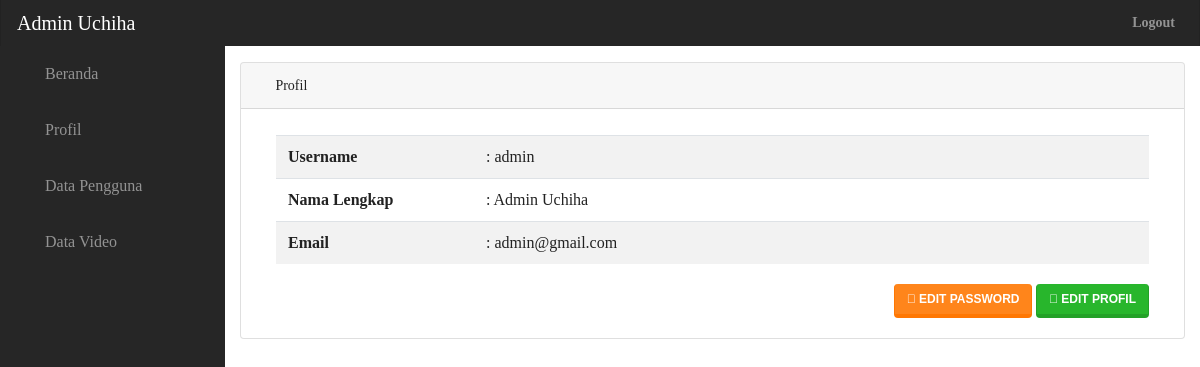
The page /admin/profil.php (signed in) on the database its author committed.
### tables this page shows
CREATE TABLE `pengguna` (
  `idpengguna` int(11) NOT NULL,
  `nama` varchar(255) DEFAULT NULL,
  `email` varchar(50) DEFAULT NULL,
  `username` varchar(255) DEFAULT NULL,
  `password` varchar(255) DEFAULT NULL,
  `level` text NOT NULL
);

### admin/profil.php (the view, shortened to what this page needs)
<?php
include 'head.php';
$idpengguna = $_SESSION["pengguna"]['idpengguna'];
$ambil = $koneksi->query("SELECT * FROM pengguna WHERE idpengguna='$idpengguna'");
$data = $ambil->fetch_assoc();
?>
<div class="card mb-3">
	<div class="card-header">
		<i class="fas fa-address-card"></i> Profil
	</div>
	<div class="card-body">
		<div class="col-md-12">
			<div class="row">
				<div class="col-md-12">
					<form enctype="multipart/form-data">
						<div class="table-responsive">
							<table class="table table-striped">
								<tbody>
									<tr>
										<th scope="row" style="width: 174px;">Username</th>
										<td>
											: <?php echo $data['username']; ?>
										</td>
									</tr>
									<tr>
										<th scope="row">Nama Lengkap</th>
										<td>
											: <?php echo $data['nama']; ?>
										</td>
									</tr>
									<tr>
										<th scope="row">Email</th>
										<td>
											: <?php echo $data['email']; ?>
										</td>
									</tr>
								</tbody>
							</table>
						</div>
					</form>
					<div class="text-right">
						<a href="passwordganti.php">
							<button type="button" class="btn btn-warning pull-right">
								<i class="far fa-edit"></i> Edit Password
							</button>
						</a>
						<a href="profiledit.php">
							<button type="button" class="btn btn-success pull-right">
								<i class="far fa-edit"></i> Edit Profil
							</button>
						</a>
					</div>
				</div>
			</div>
		</div>
	</div>
</div>
<?php
include 'footer.php'; ?>

### assets/admin/css/sb-admin.css (style rules this page uses)
html { position: relative; min-height: 100%; }
body { height: 100%; }
:root { --input-padding-x: 0.75rem; --input-padding-y: 0.75rem; }

### rows shown on the page
pengguna: username "admin", nama "Admin Uchiha", email "admin@gmail.com"

### other values the page prints
$_SESSION["pengguna"]['nama'] "Admin Uchiha"
